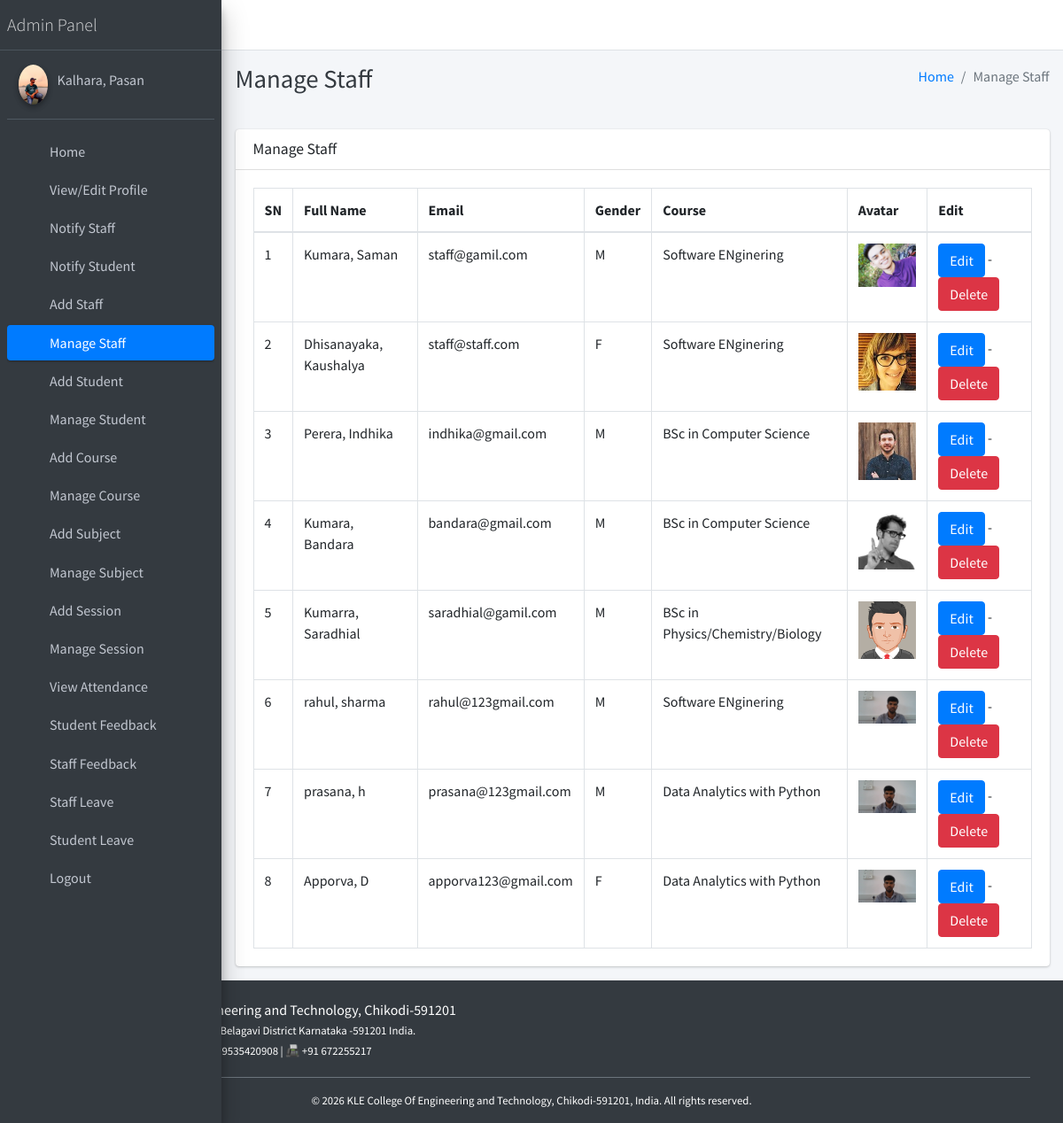
Page /staff/manage/ (signed in) on the committed database.
### main_app/models.py (models this page shows, shortened)
class CustomUser(AbstractUser):
    USER_TYPE = ((1, "HOD"), (2, "Staff"), (3, "Student"))
    GENDER = [("M", "Male"), ("F", "Female")]
    username = None  # Removed username, using email instead
    email = models.EmailField(unique=True)
    user_type = models.CharField(default=1, choices=USER_TYPE, max_length=1)
    gender = models.CharField(max_length=1, choices=GENDER)
    profile_pic = models.ImageField()
    address = models.TextField()
    fcm_token = models.TextField(default="")  # For firebase notifications
    created_at = models.DateTimeField(auto_now_add=True)
    updated_at = models.DateTimeField(auto_now=True)
    USERNAME_FIELD = "email"
    REQUIRED_FIELDS = []
    objects = CustomUserManager()
    def __str__(self):
        return self.last_name + ", " + self.first_name

class Staff(models.Model):
    course = models.ForeignKey(Course, on_delete=models.DO_NOTHING, null=True, blank=False)
    admin = models.OneToOneField(CustomUser, on_delete=models.CASCADE)

class Course(models.Model):
    name = models.CharField(max_length=120)
    created_at = models.DateTimeField(auto_now_add=True)
    updated_at = models.DateTimeField(auto_now=True)

### main_app/hod_views.py (the view)
# urls.py: path("staff/manage/", hod_views.manage_staff, name='manage_staff'),
def manage_staff(request):
    allStaff = CustomUser.objects.filter(user_type=2)
    context = {
        'allStaff': allStaff,
        'page_title': 'Manage Staff'
    }
    return render(request, "hod_template/manage_staff.html", context)

### main_app/templates/hod_template/manage_staff.html
{% extends 'main_app/base.html' %}
{% load static %}
{% block page_title %}{{page_title}}{% endblock page_title %}
{% block content %}
<section class="content">
    <div class="container-fluid">
        <div class="row">
            <div class="col-md-12">
                <div class="card">
                    <div class="card-header">
                        <h3 class="card-title">{{page_title}}</h3>
                    </div>
                    <div class="card-body">
                        <table id="example2" class="table table-bordered table-hover">
                            <thead>
                                <tr>
                                    <th>SN</th>
                                    <th>Full Name</th>
                                    <th>Email</th>
                                    <th>Gender</th>
                                    <th>Course</th>
                                    <th>Avatar</th>
                                    <th>Edit</th>
                                </tr>
                            </thead>
                            <tbody>
                                {% for staff in allStaff %}
                                <tr>
                                    <td>{{ forloop.counter }}</td>
                                    <td>{{staff.last_name}}, {{staff.first_name}}</td>
                                    <td>{{staff.email}}</td>
                                    <td>{{staff.gender}}</td>
                                    <td>{{staff.staff.course.name}}</td>
                                    <td>
                                        {% if staff.profile_pic == ""  %}
                                        No Image
                                        {% else %}
                                        <img class="img img-fluid mb-2" height="100" width="100"
                                            src="{{staff.profile_pic}}" alt="">
                                        {% endif %}
                                    </td>
                                    <td>
                                        <a href="{% url 'edit_staff' staff.staff.id %}" class="btn btn-primary">Edit</a> -
                                        <a href="{% url 'delete_staff' staff.staff.id %}" class="btn btn-danger" onclick="return confirm('Are you sure about this ?')">Delete</a>
                                    </td>
                                </tr>
                                {% endfor %}
                            </tbody>
                        </table>
                    </div>
                </div>
            </div>
        </div>
    </div>
</section>
{% endblock content %}

### main_app/templates/main_app/sidebar_template.html (shortened to what this page needs)
{% load static %}
<aside class="main-sidebar sidebar-dark-primary elevation-4">
{% if request.user.user_type == '1' %}
    <a href="{% url 'admin_home' %}" class="brand-link">
        <span class="brand-text font-weight-light">Admin Panel</span>
    </a>
    <div class="sidebar">
        <div class="user-panel mt-3 pb-3 mb-3 d-flex">
            <div class="image">
                <img src="{{ request.user.profile_pic }}" class="img-circle elevation-2" alt="User Image">
            </div>
            <div class="info">
                <a href="#" class="d-block">{{ user }}</a>
            </div>
        </div>
        <nav class="mt-2">
            <ul class="nav nav-pills nav-sidebar flex-column" role="menu">
                <li class="nav-item">
                    {% url 'admin_home' as admin_home %}
                    <a href="{{ admin_home }}" class="nav-link {% if admin_home == request.path %} active {% endif %}">
                        <i class="nav-icon fas fa-tachometer-alt"></i>
                        <p>Home</p>
                    </a>
                </li>
                <li class="nav-item">
                    {% url 'admin_view_profile' as admin_view_profile %}
                    <a href="{{ admin_view_profile }}" class="nav-link {% if admin_view_profile == request.path %} active {% endif %}">
                        <i class="nav-icon fas fa-user-cog"></i>
                        <p>View/Edit Profile</p>
                    </a>
                </li>
                <li class="nav-item">
                    {% url 'admin_notify_staff' as admin_notify_staff %}
                    <a href="{{ admin_notify_staff }}" class="nav-link {% if admin_notify_staff == request.path %} active {% endif %}">
                        <i class="nav-icon fas fa-bullhorn"></i>
                        <p>Notify Staff</p>
                    </a>
                </li>
                <li class="nav-item">
                    {% url 'admin_notify_student' as admin_notify_student %}
                    <a href="{{ admin_notify_student }}" class="nav-link {% if admin_notify_student == request.path %} active {% endif %}">
                        <i class="nav-icon fas fa-bullhorn"></i>
                        <p>Notify Student</p>
                    </a>
                </li>
                <li class="nav-item">
                    {% url 'add_staff' as add_staff %}
                    <a href="{{ add_staff }}" class="nav-link {% if add_staff == request.path %} active {% endif %}">
                        <i class="nav-icon fas fa-user-plus"></i>
                        <p>Add Staff</p>
                    </a>
                </li>
                <li class="nav-item">
                    {% url 'manage_staff' as manage_staff %}
                    {% url 'edit_staff' staff_id as edit_staff %}
                    <a href="{{ manage_staff }}" class="nav-link {% if manage_staff == request.path or request.path == edit_staff %} active {% endif %}">
                        <i class="nav-icon fas fa-users"></i>
                        <p>Manage Staff</p>
                    </a>
                </li>
                <li class="nav-item">
                    {% url 'add_student' as add_student %}
                    <a href="{{ add_student }}" class="nav-link {% if add_student == request.path %} active {% endif %}">
                        <i class="nav-icon fas fa-user-graduate"></i>
                        <p>Add Student</p>
                    </a>
                </li>
                <li class="nav-item">
                    {% url 'manage_student' as manage_student %}
                    {% url 'edit_student' student_id as edit_student %}
                    <a href="{{ manage_student }}" class="nav-link {% if edit_student == request.path or manage_student == request.path %} active {% endif %}">
                        <i class="nav-icon fas fa-users"></i>
                        <p>Manage Student</p>
                    </a>
                </li>
                <li class="nav-item">
                    {% url 'add_course' as add_course %}
                    <a href="{{ add_course }}" class="nav-link {% if add_course == request.path %} active {% endif %}">
                        <i class="nav-icon fas fa-book"></i>
                        <p>Add Course</p>
                    </a>
                </li>
                <li class="nav-item">
                    {% url 'manage_course' as manage_course %}
                    {% url 'edit_course' course_id as edit_course %}
                    <a href="{{ manage_course }}" class="nav-link {% if edit_course == request.path or manage_course == request.path %} active {% endif %}">
                        <i class="nav-icon fas fa-book-open"></i>
                        <p>Manage Course</p>
                    </a>
                </li>
                <li class="nav-item">
                    {% url 'add_subject' as add_subject %}
                    <a href="{{ add_subject }}" class="nav-link {% if add_subject == request.path %} active {% endif %}">
                        <i class="nav-icon fas fa-chalkboard-teacher"></i>
                        <p>Add Subject</p>
                    </a>
                </li>
                <li class="nav-item">
                    {% url 'manage_subject' as manage_subject %}
                    {% url 'edit_subject' subject_id as edit_subject %}
                    <a href="{{ manage_subject }}" class="nav-link {% if edit_subject == request.path or manage_subject == request.path %} active {% endif %}">
                        <i class="nav-icon fas fa-book-reader"></i>
                        <p>Manage Subject</p>
                    </a>
                </li>
                <li class="nav-item">
                    {% url 'add_session' as add_session %}
                    <a href="{{ add_session }}" class="nav-link {% if add_session == request.path %} active {% endif %}">
                        <i class="nav-icon fas fa-calendar-plus"></i>
                        <p>Add Session</p>
                    </a>
                </li>
                <li class="nav-item">
                    {% url 'manage_session' as manage_session %}
                    {% url 'edit_session' session_id as edit_session %}
                    <a href="{{ manage_session }}" class="nav-link {% if edit_session == request.path or manage_session == request.path %} active {% endif %}">
                        <i class="nav-icon fas fa-calendar-alt"></i>
                        <p>Manage Session</p>
                    </a>
                </li>
                <li class="nav-item">
                    {% url 'admin_view_attendance' as admin_view_attendance %}
                    <a href="{{ admin_view_attendance }}" class="nav-link {% if admin_view_attendance == request.path %} active {% endif %}">
                        <i class="nav-icon fas fa-clipboard-list"></i>
                        <p>View Attendance</p>
                    </a>
                </li>
                <li class="nav-item">
                    {% url 'student_feedback_message' as student_feedback_message %}
                    <a href="{{ student_feedback_message }}" class="nav-link {% if student_feedback_message == request.path %} active {% endif %}">
                        <i class="nav-icon fas fa-comment-dots"></i>
                        <p>Student Feedback</p>
                    </a>
                </li>
                <li class="nav-item">
                    {% url 'staff_feedback_message' as staff_feedback_message %}
                    <a href="{{ staff_feedback_message }}" class="nav-link {% if staff_feedback_message == request.path %} active {% endif %}">
                        <i class="nav-icon fas fa-comments"></i>
                        <p>Staff Feedback</p>
                    </a>
                </li>
                <li class="nav-item">
                    {% url 'view_staff_leave' as view_staff_leave %}
                    <a href="{{ view_staff_leave }}" class="nav-link {% if view_staff_leave == request.path %} active {% endif %}">
                        <i class="nav-icon fas fa-user-clock"></i>
                        <p>Staff Leave</p>
                    </a>
                </li>
                <li class="nav-item">
                    {% url 'view_student_leave' as view_student_leave %}
                    <a href="{{ view_student_leave }}" class="nav-link {% if view_student_leave == request.path %} active {% endif %}">
                        <i class="nav-icon fas fa-user-clock"></i>
                        <p>Student Leave</p>
                    </a>
                </li>
{% endif %}
<li class="nav-item">
    <a href="{% url 'user_logout' %}" onclick="return confirm('Your session would be terminated.\n\nProceed?')" class="nav-link">
        <i class="nav-icon fas fa-sign-out-alt"></i>
        <p>Logout</p>
    </a>
</li>
</ul>
</nav>
</div>
</aside>

### rows in the picture
CustomUser: user.profile_pic (picture), last_name+first_name "Kalhara, Pasan"
CustomUser: last_name "Kumara", first_name "Saman", email "staff@gamil.com", gender "M", staff.course.name "Software ENginering", shows a picture
CustomUser: last_name "Dhisanayaka", first_name "Kaushalya", email "staff@staff.com", gender "F", staff.course.name "Software ENginering", profile_pic (picture)
CustomUser: last_name "Perera", first_name "Indhika", email "indhika@gmail.com", gender "M", staff.course.name "BSc in Computer Science", profile_pic (picture)
CustomUser: last_name "Kumara", first_name "Bandara", email "bandara@gmail.com", gender "M", staff.course.name "BSc in Computer Science", profile_pic (picture)
CustomUser: last_name "Kumarra", first_name "Saradhial", email "saradhial@gamil.com", gender "M", staff.course.name "BSc in Physics/Chemistry/Biology", profile_pic (picture)
CustomUser: last_name "rahul", first_name "sharma", email "rahul@123gmail.com", gender "M", staff.course.name "Software ENginering", profile_pic (picture)
CustomUser: last_name "prasana", first_name "h", email "prasana@123gmail.com", gender "M", staff.course.name "Data Analytics with Python", profile_pic (picture)
CustomUser: last_name "Apporva", first_name "D", email "apporva123@gmail.com", gender "F", staff.course.name "Data Analytics with Python", profile_pic (picture)

### other values in the picture
{{ page_title }} "Manage Staff"
